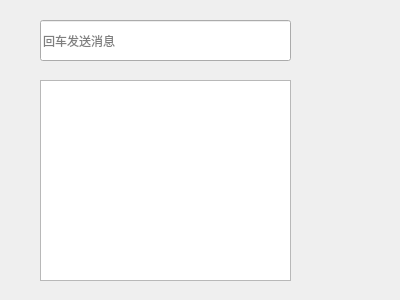
<?xml version="1.0" encoding="UTF-8"?>
<ui version="4.0">
 <class>Widget</class>
 <widget class="QWidget" name="Widget">
  <property name="geometry">
   <rect>
    <x>0</x>
    <y>0</y>
    <width>400</width>
    <height>300</height>
   </rect>
  </property>
  <property name="windowTitle">
   <string>Widget</string>
  </property>
  <widget class="QLineEdit" name="input">
   <property name="geometry">
    <rect>
     <x>40</x>
     <y>20</y>
     <width>251</width>
     <height>41</height>
    </rect>
   </property>
   <property name="placeholderText">
    <string>回车发送消息</string>
   </property>
  </widget>
  <widget class="QPlainTextEdit" name="plainTextEdit">
   <property name="geometry">
    <rect>
     <x>40</x>
     <y>80</y>
     <width>251</width>
     <height>201</height>
    </rect>
   </property>
  </widget>
 </widget>
 <layoutdefault spacing="6" margin="11"/>
 <resources/>
 <connections/>
</ui>
